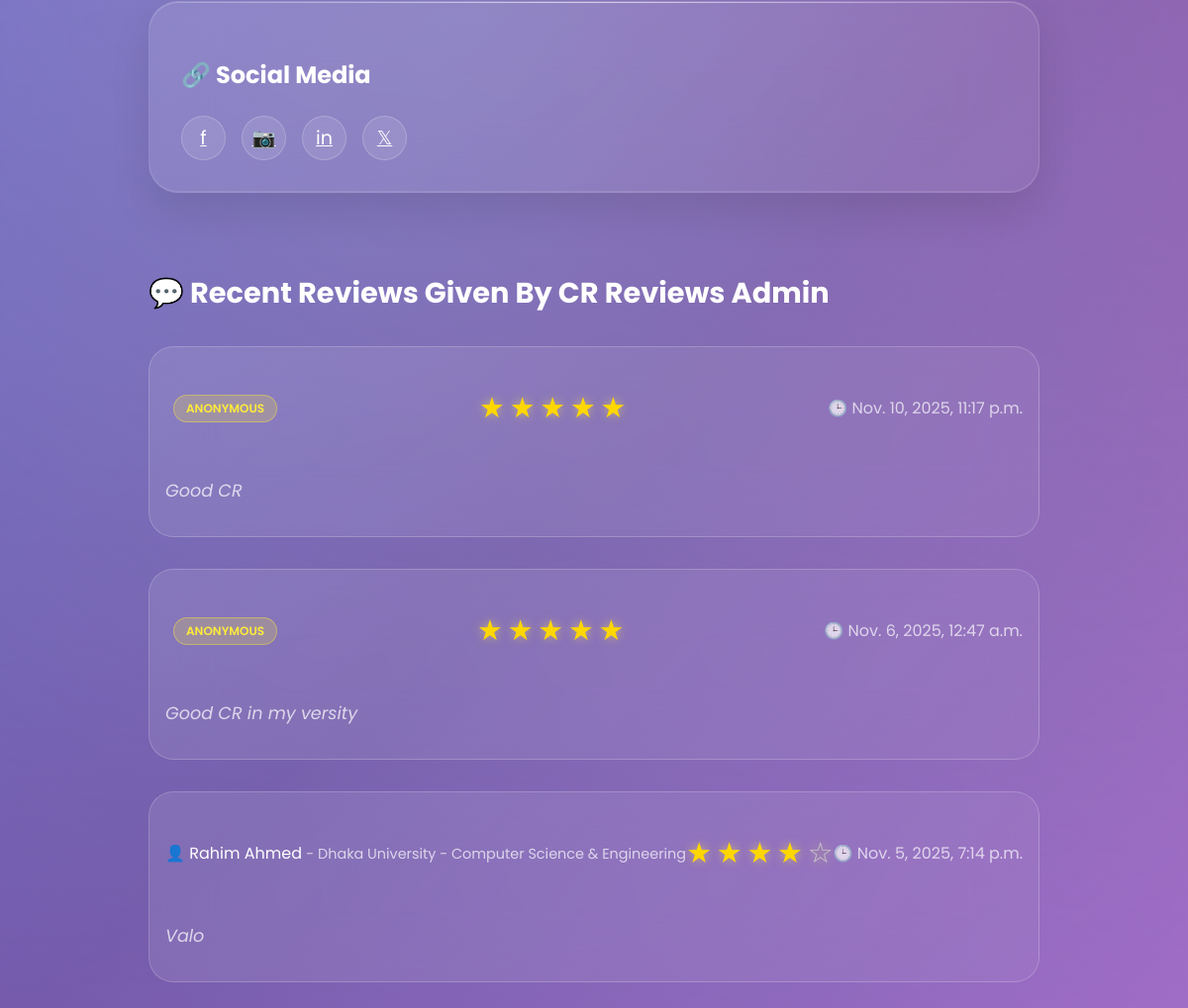
Page /user_view/cr-reviews-admin/ (middle part) on the earlier database version.
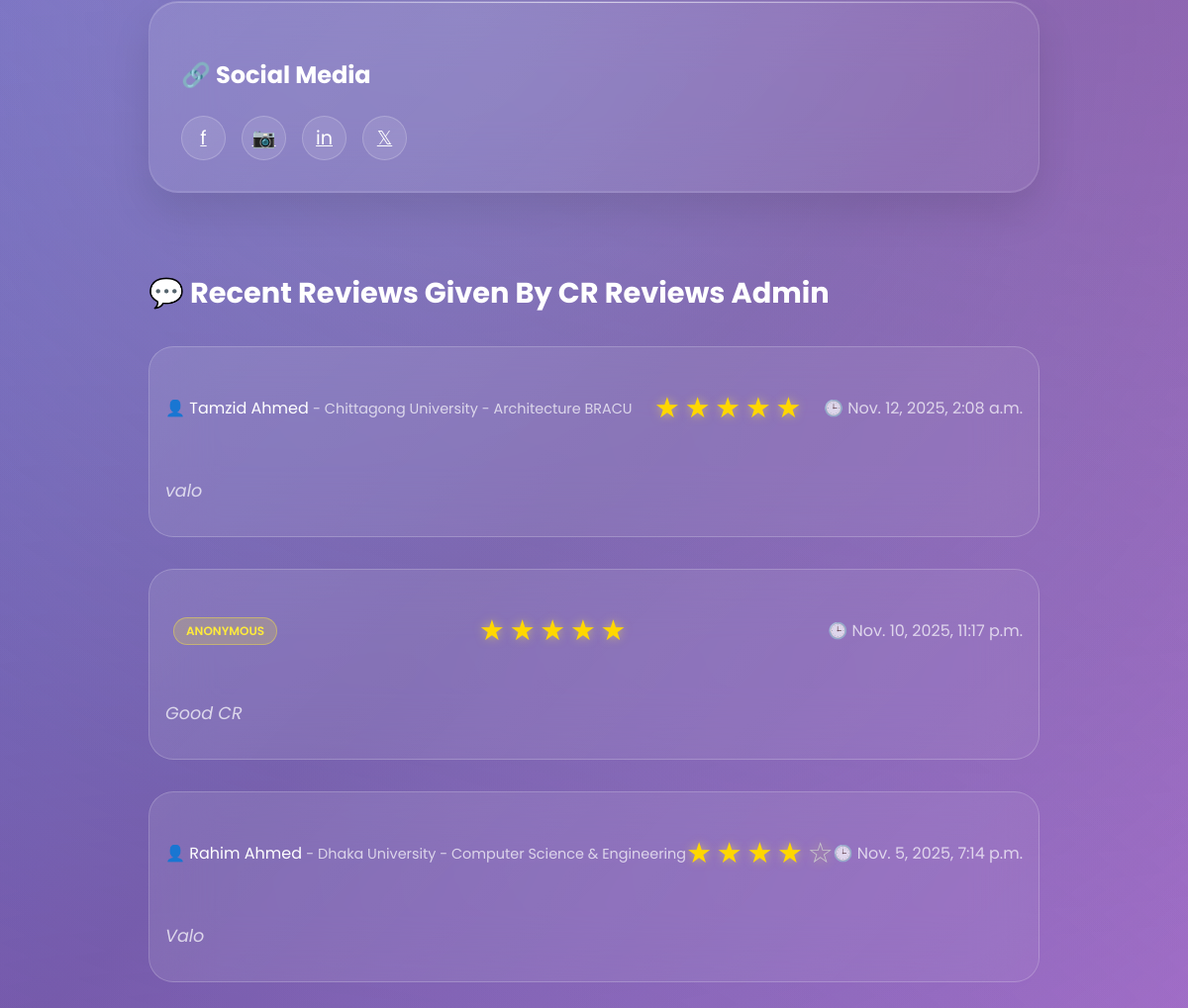
Same page on the later database version.
### cr/models.py (models this page shows, shortened)
class Review(models.Model):
    user = models.ForeignKey('userprofile.User', on_delete=models.CASCADE, related_name='userreviews')
    cr_profile = models.ForeignKey(CrProfile, on_delete=models.CASCADE, related_name='cr_reviews')
    rating = models.PositiveSmallIntegerField()
    description = models.TextField(blank=True, null=True)
    is_anonymous = models.BooleanField(default=False)
    anonymous_name = models.CharField(max_length=100, blank=True, null=True)
    is_approved = models.BooleanField(default=True)  # Auto-approve non-anonymous
    reviewed_by = models.ForeignKey(
        'userprofile.User',
        on_delete=models.SET_NULL,
        null=True,
        blank=True,
        related_name='reviewed_reviews',
        help_text="Admin who approved/rejected this review"
    )
    reviewed_at = models.DateTimeField(null=True, blank=True)
    slug = models.SlugField(unique=True, blank=True)
    created_at = models.DateTimeField(auto_now_add=True)
    updated_at = models.DateTimeField(auto_now=True)
    deleted_at = models.DateTimeField(blank=True, null=True)
    class Meta:
        unique_together = [['user', 'cr_profile']]
        ordering = ['-created_at']

class CrProfile(models.Model):
    user=models.OneToOneField('userprofile.User', on_delete=models.CASCADE,related_name='user_profile')
    university=models.ForeignKey(University, on_delete=models.CASCADE,related_name='university_crs')
    department=models.ForeignKey(Department, on_delete=models.CASCADE,related_name='department_crs')
    cr_status = models.CharField(
    max_length=20,
    choices=[('Present', 'Present CR'), ('Former', 'Former CR')],
    default='Present'
    )
    profile_picture = models.CharField(max_length=500, null=True, blank=True)
    name = models.CharField(max_length=100)
    gender = models.CharField(choices=[('M', 'Male'), ('F', 'Female')], max_length=1,default='M')
    email = models.EmailField(blank=True, null=True)
    phone = models.CharField(max_length=30, blank=True, null=True)
    st_id = models.CharField(max_length=50, unique=True)
    batch = models.CharField(max_length=20)
    dept_batch = models.CharField(max_length=20 , blank=True, null=True)
    section = models.CharField(max_length=10)
    bio = models.TextField(blank=True, null=True)
    date_of_birth = models.DateField(blank=True, null=True)
    slug = models.SlugField(unique=True, blank=True)
    facebook_url = models.URLField(default='https://www.facebook.com/')
    instagram_url = models.URLField(default='https://www.instagram.com/')
    linkedin_url = models.URLField(default='https://www.linkedin.com/')
    created_at=models.DateTimeField(auto_now_add=True)
    updated_at=models.DateTimeField(auto_now=True)
    deleted_at=models.DateTimeField(auto_now=True,blank=True,null=True)

class University(models.Model):
    Public = "Public"
    Private = "Private"
    university_type = [
        (Public,"Public"),
        (Private,"Private"),
    ]
    title =models.CharField(max_length=100,unique=True,blank=False,null=False)
    type =models.CharField(max_length=100,choices=university_type)
    address=models.CharField(max_length=150, blank=True, null=True)
    slug=models.SlugField(blank=True,unique=True)
    created_at=models.DateTimeField(auto_now_add=True)
    updated_at=models.DateTimeField(auto_now=True)
    daleted_at=models.DateTimeField(auto_now=True,blank=True,null=True)
    def __str__(self):
        return self.title

class Department(models.Model):
    title=models.CharField(max_length=50,unique=True,blank=False,null=False)
    code=models.CharField(max_length=50,unique=True,blank=True,null=True)
    slug=models.SlugField(blank=True,unique=True)
    created_at=models.DateTimeField(auto_now_add=True)
    updated_at=models.DateTimeField(auto_now=True)
    daleted_at=models.DateTimeField(auto_now=True,blank=True,null=True)
    def __str__(self):
        return self.title

### userprofile/views.py (the view)
# urls.py: path('user_view/<str:slug>/',user_view,name="user_view"),
def user_view(request,slug):
    view_user =get_object_or_404(User,slug=slug)
    review = Review.objects.filter(user=view_user).order_by('-created_at')
    paginator = Paginator(review,5)
    page_number = request.GET.get('page',1)
    try:
        review = paginator.page(page_number)
    except PageNotAnInteger:
        review = paginator.page(1)
    except EmptyPage:
        review = paginator.page(1)
    context = {
        'view_user':view_user,
        'user': request.user,
        'review':review
    }
    return render(request,'user_profile/user_view.html',context)

### userprofile/models.py (called while the page is built)
    def get_full_name(self):
        return f"{self.first_name} {self.last_name}"

### templates/user_profile/user_view.html (shortened to what this page needs)
{% extends 'base.html' %}
{% load static %}
{% block content %}
    <div id="cr-profile" class="page">
        <div class="container">
            <div style="max-width: 900px; margin: 0 auto;">
                <div class="search-section">
                    <h3 class="card-title1" style="margin-top: 1.5rem;">🔗 Social Media</h3>
                    <div class="social-links">
                        <a href="{{view_user.facebook_url}}" class="social-btn" title="Facebook">f</a>
                        <a href="{{view_user.instagram_url}}" class="social-btn" title="Instagram">📷</a>
                        <a href="{{view_user.linkedin_url}}" class="social-btn" title="LinkedIn">in</a>
                        <a href="#" class="social-btn" title="Twitter">𝕏</a>
                    </div>
                </div>
<div class="section">
    <h2 style="color: white; font-size: 1.8rem; font-weight: 700; margin-bottom: 2rem;">
        💬 Recent Reviews Given By {{ view_user.get_full_name }}
    </h2>
    <div id="reviews-container">
        {% for review in review %}
        <div class="review-card">
            <div class="review-header">
                <div>
                    {% if review.is_anonymous %}
                        {% comment %} <span style="color: rgba(255,255,255,0.9);">
                            {{ review.get_reviewer_name }}
                        </span> {% endcomment %}
                    {% elif review.user %}
                        <a href="{% url 'cr_profile' review.cr_profile.slug %}" style="text-decoration: none; color: inherit;">
                            👤 {{ review.cr_profile.name}}
                        </a>
                    {% else %}
                        <span style="color: rgba(255,255,255,0.9);">
                            🕶️ Anonymous User
                        </span>
                    {% endif %}
                {% if not review.is_anonymous and review.user %}
                    {% if review.cr_profile.university or review.cr_profile.department %}
                        <span style="color: rgba(255,255,255,0.7); font-size: 0.9rem;">
                            -
                            {% if review.cr_profile.university %}
                                {{ review.cr_profile.university }}
                            {% endif %}
                            {% if review.cr_profile.department %}
                                {% if review.cr_profile.university %} - {% endif %}
                                {{ review.cr_profile.department }}
                            {% endif %}
                        </span>
                    {% endif %}
                {% else %}
                    <span style="display: inline-block; margin-left: 0.5rem; padding: 0.25rem 0.75rem; background: rgba(255, 235, 59, 0.2); border: 1px solid rgba(255, 235, 59, 0.4); border-radius: 20px; font-size: 0.75rem; font-weight: 600; color: #ffeb3b;">
                        ANONYMOUS
                    </span>
                {% endif %}
                </div>
                <div class="rating">
                    {% for i in "12345" %}
                        {% if forloop.counter <= review.rating %}
                            <span class="star filled">★</span>
                        {% else %}
                            <span class="star">☆</span>
                        {% endif %}
                    {% endfor %}
                </div>
                <div style="color: rgba(255,255,255,0.7); font-weight: 400;">
                    🕒 {{ review.created_at }}
                </div>
            </div>
            <div class="review-text">
                {{ review.description }}
            </div>
        </div>
        {% endfor %}
    </div>
</div>
            </div>
        </div>
    </div>
{% endblock content %}

Differences in the rows shown:
removed Review: is_anonymous "ANONYMOUS", rating 5 (drawn), created_at "Nov. 6, 2025, 12:47 a.m.", description "Good CR in my versity"
added Review: cr_profile.name "Tamzid Ahmed", cr_profile.university "Chittagong University", cr_profile.department "Architecture BRACU", rating 5 (drawn), created_at "Nov. 12, 2025, 2:08 a.m.", description "valo"
